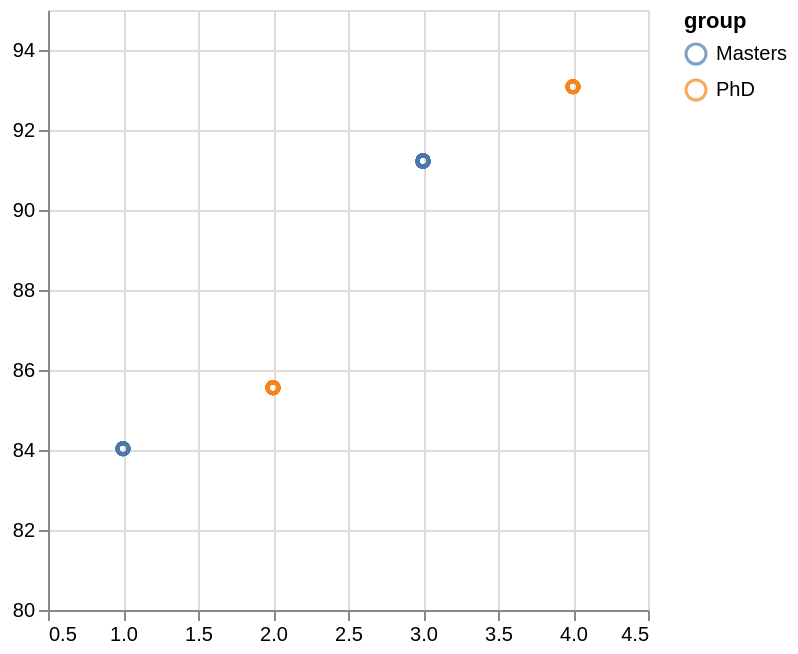

Source (Vega-Lite JSON):
### Vega-Lite specification from a JSON file in a GitHub repository (floating-point values rounded to 4 significant figures)
{"$schema": "https://vega.github.io/schema/vega-lite/v4.json", "data": {"values": [{"id": 1, "time": 3, "x": 1, "y": 84.03, "group": "Masters", "work": "Academia", ".id": 1, ".phase": "raw", ".frame": 6}, {"id": 2, "time": 3, "x": 1, "y": 84.03, "group": "Masters", "work": "Academia", ".id": 2, ".phase": "raw", ".frame": 6}, {"id": 3, "time": 3, "x": 1, "y": 84.03, "group": "Masters", "work": "Academia", ".id": 3, ".phase": "raw", ".frame": 6}, {"id": 4, "time": 3, "x": 1, "y": 84.03, "group": "Masters", "work": "Academia", ".id": 4, ".phase": "raw", ".frame": 6}, {"id": 5, "time": 3, "x": 1, "y": 84.03, "group": "Masters", "work": "Academia", ".id": 5, ".phase": "raw", ".frame": 6}, {"id": 6, "time": 3, "x": 1, "y": 84.03, "group": "Masters", "work": "Academia", ".id": 6, ".phase": "raw", ".frame": 6}, {"id": 7, "time": 3, "x": 1, "y": 84.03, "group": "Masters", "work": "Academia", ".id": 7, ".phase": "raw", ".frame": 6}, {"id": 8, "time": 3, "x": 1, "y": 84.03, "group": "Masters", "work": "Academia", ".id": 8, ".phase": "raw", ".frame": 6}, {"id": 9, "time": 3, "x": 1, "y": 84.03, "group": "Masters", "work": "Academia", ".id": 9, ".phase": "raw", ".frame": 6}, {"id": 10, "time": 3, "x": 1, "y": 84.03, "group": "Masters", "work": "Academia", ".id": 10, ".phase": "raw", ".frame": 6}, {"id": 11, "time": 3, "x": 2, "y": 85.56, "group": "PhD", "work": "Academia", ".id": 11, ".phase": "raw", ".frame": 6}, {"id": 12, "time": 3, "x": 2, "y": 85.56, "group": "PhD", "work": "Academia", ".id": 12, ".phase": "raw", ".frame": 6}, {"id": 13, "time": 3, "x": 2, "y": 85.56, "group": "PhD", "work": "Academia", ".id": 13, ".phase": "raw", ".frame": 6}, {"id": 14, "time": 3, "x": 2, "y": 85.56, "group": "PhD", "work": "Academia", ".id": 14, ".phase": "raw", ".frame": 6}, {"id": 15, "time": 3, "x": 2, "y": 85.56, "group": "PhD", "work": "Academia", ".id": 15, ".phase": "raw", ".frame": 6}, {"id": 16, "time": 3, "x": 2, "y": 85.56, "group": "PhD", "work": "Academia", ".id": 16, ".phase": "raw", ".frame": 6}, {"id": 17, "time": 3, "x": 2, "y": 85.56, "group": "PhD", "work": "Academia", ".id": 17, ".phase": "raw", ".frame": 6}, {"id": 18, "time": 3, "x": 2, "y": 85.56, "group": "PhD", "work": "Academia", ".id": 18, ".phase": "raw", ".frame": 6}, {"id": 19, "time": 3, "x": 2, "y": 85.56, "group": "PhD", "work": "Academia", ".id": 19, ".phase": "raw", ".frame": 6}, {"id": 20, "time": 3, "x": 2, "y": 85.56, "group": "PhD", "work": "Academia", ".id": 20, ".phase": "raw", ".frame": 6}, {"id": 21, "time": 3, "x": 2, "y": 85.56, "group": "PhD", "work": "Academia", ".id": 21, ".phase": "raw", ".frame": 6}, {"id": 22, "time": 3, "x": 2, "y": 85.56, "group": "PhD", "work": "Academia", ".id": 22, ".phase": "raw", ".frame": 6}, {"id": 23, "time": 3, "x": 2, "y": 85.56, "group": "PhD", "work": "Academia", ".id": 23, ".phase": "raw", ".frame": 6}, {"id": 24, "time": 3, "x": 2, "y": 85.56, "group": "PhD", "work": "Academia", ".id": 24, ".phase": "raw", ".frame": 6}, {"id": 25, "time": 3, "x": 2, "y": 85.56, "group": "PhD", "work": "Academia", ".id": 25, ".phase": "raw", ".frame": 6}, {"id": 26, "time": 3, "x": 2, "y": 85.56, "group": "PhD", "work": "Academia", ".id": 26, ".phase": "raw", ".frame": 6}, {"id": 27, "time": 3, "x": 2, "y": 85.56, "group": "PhD", "work": "Academia", ".id": 27, ".phase": "raw", ".frame": 6}, {"id": 28, "time": 3, "x": 2, "y": 85.56, "group": "PhD", "work": "Academia", ".id": 28, ".phase": "raw", ".frame": 6}, {"id": 29, "time": 3, "x": 3, "y": 91.23, "group": "Masters", "work": "Industry", ".id": 29, ".phase": "raw", ".frame": 6}, {"id": 30, "time": 3, "x": 3, "y": 91.23, "group": "Masters", "work": "Industry", ".id": 30, ".phase": "raw", ".frame": 6}, {"id": 31, "time": 3, "x": 3, "y": 91.23, "group": "Masters", "work": "Industry", ".id": 31, ".phase": "raw", ".frame": 6}, {"id": 32, "time": 3, "x": 3, "y": 91.23, "group": "Masters", "work": "Industry", ".id": 32, ".phase": "raw", ".frame": 6}, {"id": 33, "time": 3, "x": 3, "y": 91.23, "group": "Masters", "work": "Industry", ".id": 33, ".phase": "raw", ".frame": 6}, {"id": 34, "time": 3, "x": 3, "y": 91.23, "group": "Masters", "work": "Industry", ".id": 34, ".phase": "raw", ".frame": 6}, {"id": 35, "time": 3, "x": 3, "y": 91.23, "group": "Masters", "work": "Industry", ".id": 35, ".phase": "raw", ".frame": 6}, {"id": 36, "time": 3, "x": 3, "y": 91.23, "group": "Masters", "work": "Industry", ".id": 36, ".phase": "raw", ".frame": 6}, {"id": 37, "time": 3, "x": 3, "y": 91.23, "group": "Masters", "work": "Industry", ".id": 37, ".phase": "raw", ".frame": 6}, {"id": 38, "time": 3, "x": 3, "y": 91.23, "group": "Masters", "work": "Industry", ".id": 38, ".phase": "raw", ".frame": 6}, {"id": 39, "time": 3, "x": 3, "y": 91.23, "group": "Masters", "work": "Industry", ".id": 39, ".phase": "raw", ".frame": 6}, {"id": 40, "time": 3, "x": 3, "y": 91.23, "group": "Masters", "work": "Industry", ".id": 40, ".phase": "raw", ".frame": 6}, {"id": 41, "time": 3, "x": 3, "y": 91.23, "group": "Masters", "work": "Industry", ".id": 41, ".phase": "raw", ".frame": 6}, {"id": 42, "time": 3, "x": 3, "y": 91.23, "group": "Masters", "work": "Industry", ".id": 42, ".phase": "raw", ".frame": 6}, {"id": 43, "time": 3, "x": 3, "y": 91.23, "group": "Masters", "work": "Industry", ".id": 43, ".phase": "raw", ".frame": 6}, {"id": 44, "time": 3, "x": 3, "y": 91.23, "group": "Masters", "work": "Industry", ".id": 44, ".phase": "raw", ".frame": 6}, {"id": 45, "time": 3, "x": 3, "y": 91.23, "group": "Masters", "work": "Industry", ".id": 45, ".phase": "raw", ".frame": 6}, {"id": 46, "time": 3, "x": 3, "y": 91.23, "group": "Masters", "work": "Industry", ".id": 46, ".phase": "raw", ".frame": 6}, {"id": 47, "time": 3, "x": 3, "y": 91.23, "group": "Masters", "work": "Industry", ".id": 47, ".phase": "raw", ".frame": 6}, {"id": 48, "time": 3, "x": 3, "y": 91.23, "group": "Masters", "work": "Industry", ".id": 48, ".phase": "raw", ".frame": 6}, {"id": 49, "time": 3, "x": 3, "y": 91.23, "group": "Masters", "work": "Industry", ".id": 49, ".phase": "raw", ".frame": 6}, {"id": 50, "time": 3, "x": 3, "y": 91.23, "group": "Masters", "work": "Industry", ".id": 50, ".phase": "raw", ".frame": 6}, {"id": 51, "time": 3, "x": 3, "y": 91.23, "group": "Masters", "work": "Industry", ".id": 51, ".phase": "raw", ".frame": 6}, {"id": 52, "time": 3, "x": 3, "y": 91.23, "group": "Masters", "work": "Industry", ".id": 52, ".phase": "raw", ".frame": 6}, {"id": 53, "time": 3, "x": 3, "y": 91.23, "group": "Masters", "work": "Industry", ".id": 53, ".phase": "raw", ".frame": 6}, {"id": 54, "time": 3, "x": 3, "y": 91.23, "group": "Masters", "work": "Industry", ".id": 54, ".phase": "raw", ".frame": 6}, {"id": 55, "time": 3, "x": 3, "y": 91.23, "group": "Masters", "work": "Industry", ".id": 55, ".phase": "raw", ".frame": 6}, {"id": 56, "time": 3, "x": 3, "y": 91.23, "group": "Masters", "work": "Industry", ".id": 56, ".phase": "raw", ".frame": 6}, {"id": 57, "time": 3, "x": 3, "y": 91.23, "group": "Masters", "work": "Industry", ".id": 57, ".phase": "raw", ".frame": 6}, {"id": 58, "time": 3, "x": 3, "y": 91.23, "group": "Masters", "work": "Industry", ".id": 58, ".phase": "raw", ".frame": 6}, {"id": 59, "time": 3, "x": 3, "y": 91.23, "group": "Masters", "work": "Industry", ".id": 59, ".phase": "raw", ".frame": 6}, {"id": 60, "time": 3, "x": 3, "y": 91.23, "group": "Masters", "work": "Industry", ".id": 60, ".phase": "raw", ".frame": 6}, {"id": 61, "time": 3, "x": 3, "y": 91.23, "group": "Masters", "work": "Industry", ".id": 61, ".phase": "raw", ".frame": 6}, {"id": 62, "time": 3, "x": 3, "y": 91.23, "group": "Masters", "work": "Industry", ".id": 62, ".phase": "raw", ".frame": 6}, {"id": 63, "time": 3, "x": 3, "y": 91.23, "group": "Masters", "work": "Industry", ".id": 63, ".phase": "raw", ".frame": 6}, {"id": 64, "time": 3, "x": 3, "y": 91.23, "group": "Masters", "work": "Industry", ".id": 64, ".phase": "raw", ".frame": 6}, {"id": 65, "time": 3, "x": 3, "y": 91.23, "group": "Masters", "work": "Industry", ".id": 65, ".phase": "raw", ".frame": 6}, {"id": 66, "time": 3, "x": 3, "y": 91.23, "group": "Masters", "work": "Industry", ".id": 66, ".phase": "raw", ".frame": 6}, {"id": 67, "time": 3, "x": 3, "y": 91.23, "group": "Masters", "work": "Industry", ".id": 67, ".phase": "raw", ".frame": 6}, {"id": 68, "time": 3, "x": 3, "y": 91.23, "group": "Masters", "work": "Industry", ".id": 68, ".phase": "raw", ".frame": 6}, {"id": 69, "time": 3, "x": 3, "y": 91.23, "group": "Masters", "work": "Industry", ".id": 69, ".phase": "raw", ".frame": 6}, {"id": 70, "time": 3, "x": 3, "y": 91.23, "group": "Masters", "work": "Industry", ".id": 70, ".phase": "raw", ".frame": 6}, {"id": 71, "time": 3, "x": 3, "y": 91.23, "group": "Masters", "work": "Industry", ".id": 71, ".phase": "raw", ".frame": 6}, {"id": 72, "time": 3, "x": 3, "y": 91.23, "group": "Masters", "work": "Industry", ".id": 72, ".phase": "raw", ".frame": 6}, {"id": 73, "time": 3, "x": 3, "y": 91.23, "group": "Masters", "work": "Industry", ".id": 73, ".phase": "raw", ".frame": 6}, {"id": 74, "time": 3, "x": 3, "y": 91.23, "group": "Masters", "work": "Industry", ".id": 74, ".phase": "raw", ".frame": 6}, {"id": 75, "time": 3, "x": 3, "y": 91.23, "group": "Masters", "work": "Industry", ".id": 75, ".phase": "raw", ".frame": 6}, {"id": 76, "time": 3, "x": 3, "y": 91.23, "group": "Masters", "work": "Industry", ".id": 76, ".phase": "raw", ".frame": 6}, {"id": 77, "time": 3, "x": 3, "y": 91.23, "group": "Masters", "work": "Industry", ".id": 77, ".phase": "raw", ".frame": 6}, {"id": 78, "time": 3, "x": 3, "y": 91.23, "group": "Masters", "work": "Industry", ".id": 78, ".phase": "raw", ".frame": 6}, {"id": 79, "time": 3, "x": 3, "y": 91.23, "group": "Masters", "work": "Industry", ".id": 79, ".phase": "raw", ".frame": 6}, {"id": 80, "time": 3, "x": 3, "y": 91.23, "group": "Masters", "work": "Industry", ".id": 80, ".phase": "raw", ".frame": 6}, {"id": 81, "time": 3, "x": 3, "y": 91.23, "group": "Masters", "work": "Industry", ".id": 81, ".phase": "raw", ".frame": 6}, {"id": 82, "time": 3, "x": 3, "y": 91.23, "group": "Masters", "work": "Industry", ".id": 82, ".phase": "raw", ".frame": 6}, {"id": 83, "time": 3, "x": 3, "y": 91.23, "group": "Masters", "work": "Industry", ".id": 83, ".phase": "raw", ".frame": 6}, {"id": 84, "time": 3, "x": 3, "y": 91.23, "group": "Masters", "work": "Industry", ".id": 84, ".phase": "raw", ".frame": 6}, {"id": 85, "time": 3, "x": 3, "y": 91.23, "group": "Masters", "work": "Industry", ".id": 85, ".phase": "raw", ".frame": 6}, {"id": 86, "time": 3, "x": 3, "y": 91.23, "group": "Masters", "work": "Industry", ".id": 86, ".phase": "raw", ".frame": 6}, {"id": 87, "time": 3, "x": 3, "y": 91.23, "group": "Masters", "work": "Industry", ".id": 87, ".phase": "raw", ".frame": 6}, {"id": 88, "time": 3, "x": 3, "y": 91.23, "group": "Masters", "work": "Industry", ".id": 88, ".phase": "raw", ".frame": 6}, {"id": 89, "time": 3, "x": 3, "y": 91.23, "group": "Masters", "work": "Industry", ".id": 89, ".phase": "raw", ".frame": 6}, {"id": 90, "time": 3, "x": 3, "y": 91.23, "group": "Masters", "work": "Industry", ".id": 90, ".phase": "raw", ".frame": 6}, {"id": 91, "time": 3, "x": 4, "y": 93.08, "group": "PhD", "work": "Industry", ".id": 91, ".phase": "raw", ".frame": 6}, {"id": 92, "time": 3, "x": 4, "y": 93.08, "group": "PhD", "work": "Industry", ".id": 92, ".phase": "raw", ".frame": 6}, {"id": 93, "time": 3, "x": 4, "y": 93.08, "group": "PhD", "work": "Industry", ".id": 93, ".phase": "raw", ".frame": 6}, {"id": 94, "time": 3, "x": 4, "y": 93.08, "group": "PhD", "work": "Industry", ".id": 94, ".phase": "raw", ".frame": 6}, {"id": 95, "time": 3, "x": 4, "y": 93.08, "group": "PhD", "work": "Industry", ".id": 95, ".phase": "raw", ".frame": 6}, {"id": 96, "time": 3, "x": 4, "y": 93.08, "group": "PhD", "work": "Industry", ".id": 96, ".phase": "raw", ".frame": 6}, {"id": 97, "time": 3, "x": 4, "y": 93.08, "group": "PhD", "work": "Industry", ".id": 97, ".phase": "raw", ".frame": 6}, {"id": 98, "time": 3, "x": 4, "y": 93.08, "group": "PhD", "work": "Industry", ".id": 98, ".phase": "raw", ".frame": 6}, {"id": 99, "time": 3, "x": 4, "y": 93.08, "group": "PhD", "work": "Industry", ".id": 99, ".phase": "raw", ".frame": 6}, {"id": 100, "time": 3, "x": 4, "y": 93.08, "group": "PhD", "work": "Industry", ".id": 100, ".phase": "raw", ".frame": 6}]}, "mark": "point", "encoding": {"x": {"field": "x", "type": "quantitative", "scale": {"type": "linear", "domain": [0.5, 4.5]}, "title": null}, "y": {"field": "y", "type": "quantitative", "scale": {"type": "linear", "domain": [80, 95]}, "title": null}, "color": {"field": "group", "type": "nominal"}}}
